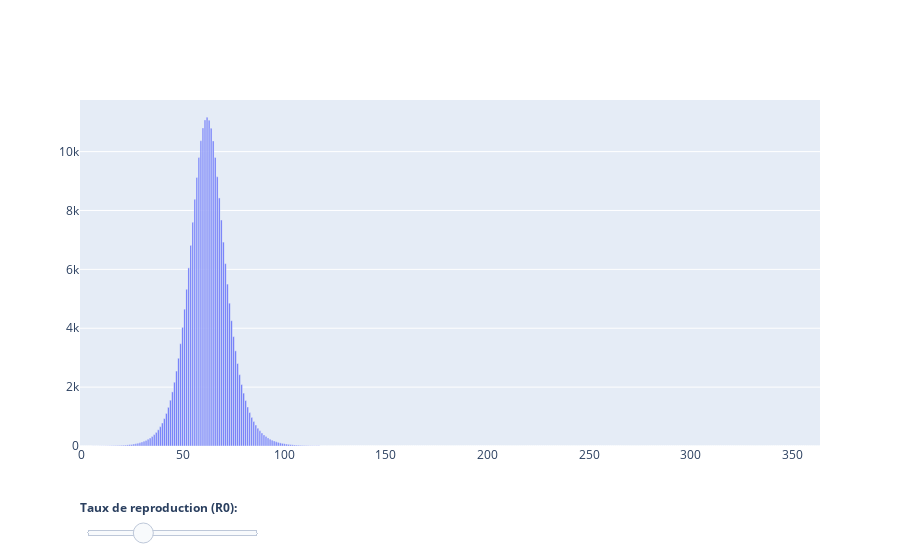

The code cell stored with this chart in its notebook:
### Code cell
# Create figure
fig = go.Figure()

# Add traces, one for each slider step
for step in np.arange(0, 10, 0.1):
    fig.add_trace(go.Bar(name='Exposed',
            visible=False,
            x=sim.Idx.unique(),
            y=sim[sim.Type == 'E'].Nb))

# Make 3.2
fig.data[32].visible = True

# Create and add slider
steps = []
for i in range(len(fig.data)):
    step = dict(
        method="restyle",
        args=["visible", [False] * len(fig.data)],
        label = '',
        
    )
    step["args"][1][i] = True  # Toggle i'th trace to "visible"
    steps.append(step)

sliders = [dict(
    active=32,
    currentvalue={"prefix": "<b>Taux de reproduction (R0):</b> "},
    pad={"t": 50},
    ticklen = 0,
    tickwidth = 0,
    steps=steps,
    len=0.25,
    transition= {'easing':"cubic"}
)]

fig.update_layout(
    sliders=sliders
)

fig.show()
